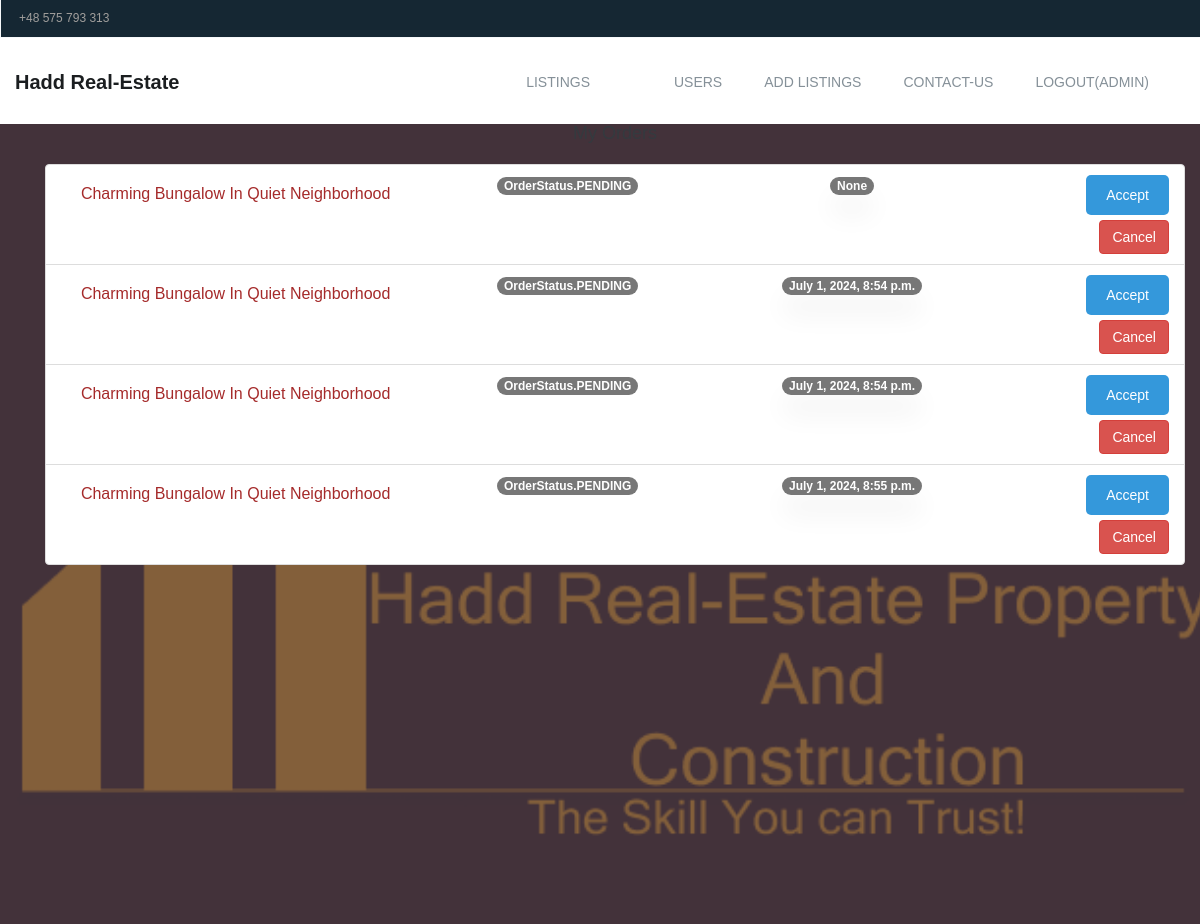
Page /orders/ (signed in) on the earlier database version.
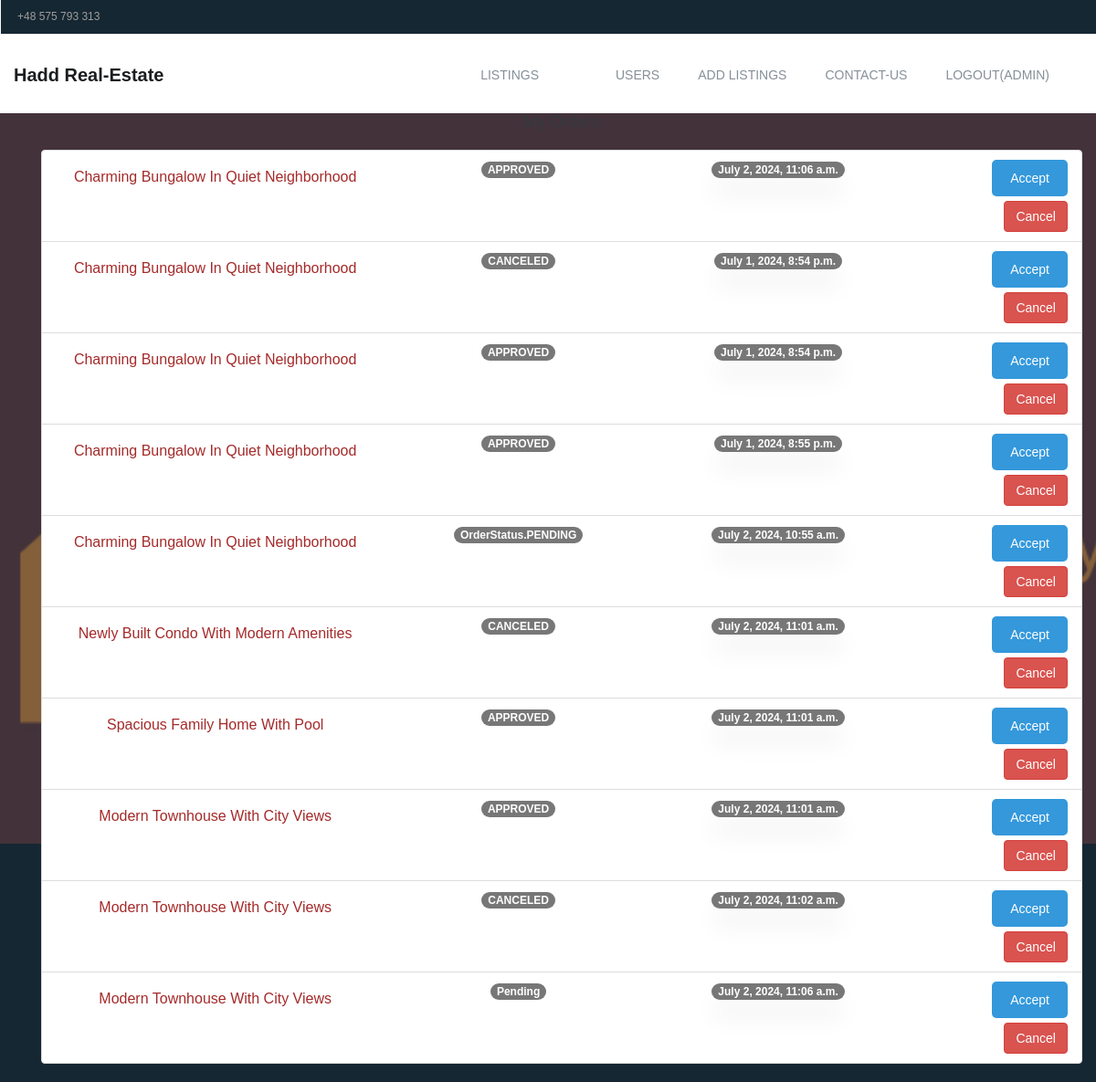
Same page on the later database version.
### accounts/models.py (models this page shows, shortened)
class User(AbstractBaseUser, PermissionsMixin):
    username_validator = UnicodeUsernameValidator()
    username = models.CharField(
        verbose_name=_("username"),
        max_length=150,
        unique=True,
        validators=[username_validator],
        error_messages={
            "unique": _("A user with that username already exists."),
        },
    )
    email = models.EmailField(verbose_name=_("email address"), blank=True)
    first_name = models.CharField(verbose_name=_("first name"), max_length=150, blank=True)
    last_name = models.CharField(verbose_name=_("last name"), max_length=150, blank=True)
    requested_reset_password = models.BooleanField(
        _('User has requested a password reset'),
        default=False,
        help_text=_('This will allow the admin to allow a password reset')
    )
    allowed_password_request = models.BooleanField(
        _('User has been granted a password reset'),
        default=False,
        help_text=_('This will allow the the user to perform password reset')
    )
    is_staff = models.BooleanField(
        _('staff status'),
        default=False,
        help_text=_('Designates whether the user can log into this admin site.'),
    )
    is_active = models.BooleanField(
        _('active'),
        default=True,
        help_text=_(
            'Designates whether this user should be treated as active. '
            'Unselect this instead of deleting accounts.'
        ),
    )
    is_superuser = models.BooleanField(
        _('superuser status'),
        default=False,
        help_text=_('Designates that this user has all permissions without explicitly assigning them.'),
    )
    objects = UserManager()
    USERNAME_FIELD = 'username'
    REQUIRED_FIELDS = ['email']
    class Meta:
        verbose_name = _("user")
        verbose_name_plural = _("users")

### orders/models.py (models this page shows, shortened)
class Order(models.Model):
    user = models.ForeignKey(User, on_delete=models.CASCADE)
    listing = models.ForeignKey(Listing, on_delete=models.CASCADE)
    reservation_date = models.DateTimeField(auto_now_add=False)
    status = models.CharField(
        max_length=20,
        choices=[(status.name, status.value) for status in OrderStatus],
        default=OrderStatus.PENDING.name
    )
    created_on = models.DateTimeField(auto_now_add=True, null=True)

### listings/models.py (models this page shows, shortened)
class Listing(models.Model):
    title = models.CharField(max_length=200)
    description = models.TextField()
    price = models.DecimalField(max_digits=10, decimal_places=2)
    main_img = models.ImageField(upload_to='images/', blank=True, null=True)
    created_at = models.DateTimeField(auto_now_add=True)
    updated_at = models.DateTimeField(auto_now=True)

### orders/views.py (the view)
# urls.py: path('', views.order_list, name='order_list'),
@login_required
def order_list(request):
    orders = Order.objects.filter(user=request.user)
    if request.user.is_superuser:
        orders = Order.objects.all()
    return render(request, 'orders/order_list.html', {'orders': orders})

### orders/models.py (called while the page is built)
@receiver(post_init, sender=Order)
def check_and_update_order_status_on_fetch(sender, instance, **kwargs):
    if instance.status == OrderStatus.PENDING.name and instance.date_ordered < timezone.now():
        instance.status = OrderStatus.CANCELED.name
        instance.save()

### real_estate/templates/orders/order_list.html (shortened to what this page needs)
{% extends 'base.html' %}
{% block content %}
    <div class="container mt-4">
        <h1 class="display-4 mb-4">My Orders</h1>
        <ul class="list-group">
            {% for order in orders %}
                <li class="list-group-item bg-secondary rounded-3">
                    <div class="row align-items-center">
                        <div class="col-md-4">
                            <h2 class="h5 text-white mb-1"><a
                                    href="{% url 'listing_detail' order.listing.pk %}">{{ order.listing.title }}</a>
                            </h2>
                        </div>
                        <div class="col-md-3">
                            <span class="badge bg-primary rounded-pill">{{ order.status }}</span>
                        </div>
                        <div class="col-md-3">
                            <span class="badge bg-light text-dark rounded-pill">{{ order.reservation_date }}</span>
                        </div>
                        <div class="col-md-2 text-right">
                            {% if user.is_superuser %}
                                <form action="{% url 'accept_order' order.pk %}" method="post">
                                    <button class="btn btn-primary mb-2 mb-md-0">Accept</button>
                                </form>
                            {% endif %}
                            <form action="{% url 'cancel_order' order.pk %}" method="post">
                                <button class="btn btn-danger">Cancel</button>
                            </form>
                        </div>
                    </div>
                </li>
            {% endfor %}
        </ul>
    </div>
{% endblock %}

### real_estate/templates/base.html (shortened to what this page needs)
{% load static %}
<!DOCTYPE html>
<html lang="en">
<head>
    <link rel="stylesheet" href="{% static 'css/font-awesome.min.css' %}">
    <link rel="stylesheet" href="{% static 'css/linearicons.css' %}">
    <link rel="stylesheet" href="{% static 'css/animate.css' %}">
    <link rel="stylesheet" href="{% static 'css/flaticon.css' %}">
    <link rel="stylesheet" href="{% static 'css/slick.css' %}">
    <link rel="stylesheet" href="{% static 'css/slick-theme.css' %}">
    <link rel="stylesheet" href="{% static 'css/bootstrap.min.css' %}">
    <link rel="stylesheet" href="{% static 'css/bootsnav.css' %}">
    <link href="{% static 'fontawesomefree/css/fontawesome.css' %}" rel="stylesheet" type="text/css">
    <link href="{% static 'fontawesomefree/css/brands.css' %}" rel="stylesheet" type="text/css">
    <link href="{% static 'fontawesomefree/css/solid.css' %}" rel="stylesheet" type="text/css">
    <link rel="stylesheet" href="{% static 'css/responsive.css' %}">
    <link rel="stylesheet" href="{% static 'css/style.css' %}">
</head>
<body>
<header id="header-top" class="header-top">
    <ul>
        <li class="head-responsive-right">
            <div class="header-top-right">
                <ul>
                    <li class="header-top-contact">
                        +48 575 793 313
                    </li>
                </ul>
            </div>
        </li>
    </ul>
</header>
<section class="top-area">
    <div class="header-area">
        <nav class="navbar navbar-default bootsnav  navbar-sticky navbar-scrollspy" data-minus-value-desktop="70"
             data-minus-value-mobile="55" data-speed="1000">
            <div class="container">
                <div class="navbar-header">
                    <a class="navbar-brand" href="{% url 'homepage' %}">
                        Hadd Real-Estate
                    </a>
                </div>
                <div class="collapse navbar-collapse menu-ui-design" id="navbar-menu">
                    <ul class="nav navbar-nav navbar-right" data-in="fadeInDown" data-out="fadeOutUp">
                        <li>
                            <a class="nav-link" href="{% url 'listing_list' %}">Listings</a>
                        </li>
                        {% if user.is_authenticated %}
                            <li>
                                <a class="nav-link" href="{% url 'order_list' %}"></a>
                            </li>
                            {% if user.is_superuser %}
                                <li>
                                    <a class="nav-link" href="{% url 'accounts_list' %}">Users</a>
                                </li>
                                <li>
                                    <a class="nav-link" href="{% url 'listing_create' %}">Add Listings</a>
                                </li>
                            {% endif %}
                        {% endif %}
                        <li>
                            <a class="nav-link" href="{% url 'contact' %}"> Contact-Us</a>
                        </li>
                        {% if user.is_authenticated %}
                            <li>
                                <a class="nav-link" href="{% url 'logout' %}"> Logout({{ user.username }})</a>
                            </li>
                        {% else %}
                            <li>
                                <a class="nav-link" href="{% url 'login' %}"> Login</a>
                            </li>
                        {% endif %}
                    </ul>
                </div>
            </div>
        </nav>
    </div>
</section>
<section id="home" class="welcome-hero">
    <div class="container">
        {% block content %}
        {% endblock %}
    </div>
</section>
</body>
</html>

### listings/static/css/bootsnav.css (style rules this page uses)
nav.bootsnav .container { position: relative; }
nav.navbar.bootsnav { margin-bottom: 0; -moz-border-radius: 0px; -webkit-border-radius: 0px; -o-border-radius: 0px; border-radius: 0px; background-color: #fff; border: none; border-bottom: solid 1px #e0e0e0; z-index: 9; }
nav.navbar.bootsnav ul.nav > li > a { color: #6f6f6f; background-color: transparent; outline: none; margin-bottom: -2px; }
body { -webkit-transition: all 0.3s ease-in-out; -moz-transition: all 0.3s ease-in-out; -o-transition: all 0.3s ease-in-out; -ms-transition: all 0.3s ease-in-out; transition: all 0.3s ease-in-out; }
.wrap-sticky nav.navbar.bootsnav { position: absolute; width: 100%; left: 0; top: 0; }
@media (min-width: 1024px) { nav.navbar.bootsnav ul.nav > li > a { padding: 30px 15px; font-weight: 600; } }

### listings/static/css/style.css (style rules this page uses)
* { padding: 0; margin: 0; }
* { -webkit-box-sizing:border-box; -moz-box-sizing:border-box; -o-box-sizing:border-box; -ms-box-sizing:border-box; box-sizing:border-box; }
body { font-family: 'Poppins', sans-serif; font-size:14px; color:#a09e9c; text-transform:initial; max-width:1920px; margin:0 auto; overflow-x:hidden; }
a,a:hover,a:active,a:focus { display:inline-block; text-decoration:none; color: brown; font-size:16px; padding:0; font-weight: 500; text-transform: capitalize; }
h1,h2,h3,h4,h5,h6 { margin: 0; color:#343a3f; font-size: 18px; font-weight: 500; text-transform: capitalize; }
ul { padding: 0; margin: 0 auto; list-style: none; }
ul li { list-style: none; }
select,input,textarea,button { box-shadow:none;outline:0!important; }
button { background: transparent;border: 0;font-size: 12px; }
html,body { height: 100%; }
.header-top { border-bottom:1px solid #f6f8fa; }
.header-top ul li { display: inline-block; }
.header-top-left li,.header-top-right li { display: inline-block; }
.select-opt,.header-top-contact { padding: 10px 18px; border-right: 1px solid #f6f8fa; }
.header-top-contact { border-right: 0; border-left: 1px solid #f6f8fa; font-size: 12px; }
nav.navbar.bootsnav { background-color:#fff; border-bottom: transparent; }
.navbar-header a.navbar-brand,.navbar-header a.navbar-brand:hover,.navbar-header a.navbar-brand:focus { display: inline-block; color: #1b1e20; font-size: 20px; font-weight: 700; padding: 34px 0px; text-transform:capitalize; }
nav.navbar.bootsnav ul.nav > li > a { color: #859098; font-size: 14px; font-weight: 500; text-transform:uppercase; -webkit-transition: 0.3s linear; -moz-transition: 0.3s linear; -ms-transition: 0.3s linear; -o-transition: 0.3s linear; transition: 0.3s linear; }
nav.navbar.bootsnav ul.nav > li > a { padding:34px 21px; }
.menu-ui-design { overflow-y:scroll;height: 350px; }
.welcome-hero { position: relative; background:url('media/images/logo.small.png')no-repeat; background-position:center; background-size:cover; text-align: center; height:800px; z-index: 1; }
.welcome-hero:before { position: absolute; content: " "; top: 0; left: 0; width: 100%; height: 100%; background:rgba(65,73,89,.65); z-index: -1; }
*, body { font-family: 'Poppins', sans-serif; font-weight: 400; -webkit-font-smoothing: antialiased; text-rendering: optimizeLegibility; -moz-osx-font-smoothing: grayscale; }
html, body { height: 100%; background-color: #152733; }
.btn-primary { background-color: #6C757D; outline: none; border: 0px; box-shadow: none; }
.align-items-center { align-items: center!important; }
.mb-2 { margin-bottom: 0.5rem!important; }
a { text-decoration: none; }
.card, .bg-light { box-shadow: 0 20px 27px 0 rgb(0 0 0 / 5%); }
.list-group { padding-top: 20px!important; }
.welcome-hero { background: url('media/images/logo.small.png') no-repeat center center; background-size: cover; text-align: center; height: 800px; position: relative; }
.welcome-hero:before { content: ""; position: absolute; top: 0; left: 0; width: 100%; height: 100%; background: rgba(65, 73, 89, 0.65); z-index: -1; }
.btn-primary { background-color: #3498db; color: white; padding: 10px 20px; border: none; border-radius: 5px; cursor: pointer; transition: background-color 0.2s ease-in-out; }

Differences in the rows shown:
changed Order (number 1 of 10 on the later page): status "OrderStatus.PENDING" → "APPROVED"; reservation_date "None" → "July 2, 2024, 11:06 a.m."
changed Order (number 2 of 10 on the later page): status "OrderStatus.PENDING" → "CANCELED"
changed Order (number 3 of 10 on the later page): status "OrderStatus.PENDING" → "APPROVED"
changed Order "July 1, 2024, 8:55 p.m.": status "OrderStatus.PENDING" → "APPROVED"
added Order: listing "Charming Bungalow In Quiet Neighborhood", status "OrderStatus.PENDING", reservation_date "July 2, 2024, 10:55 a.m."
added Order: listing "Newly Built Condo With Modern Amenities", status "CANCELED", reservation_date "July 2, 2024, 11:01 a.m."
added Order: listing "Spacious Family Home With Pool", status "APPROVED", reservation_date "July 2, 2024, 11:01 a.m."
added Order: listing "Modern Townhouse With City Views", status "APPROVED", reservation_date "July 2, 2024, 11:01 a.m."
added Order: listing "Modern Townhouse With City Views", status "CANCELED", reservation_date "July 2, 2024, 11:02 a.m."
added Order: listing "Modern Townhouse With City Views", status "Pending", reservation_date "July 2, 2024, 11:06 a.m."
